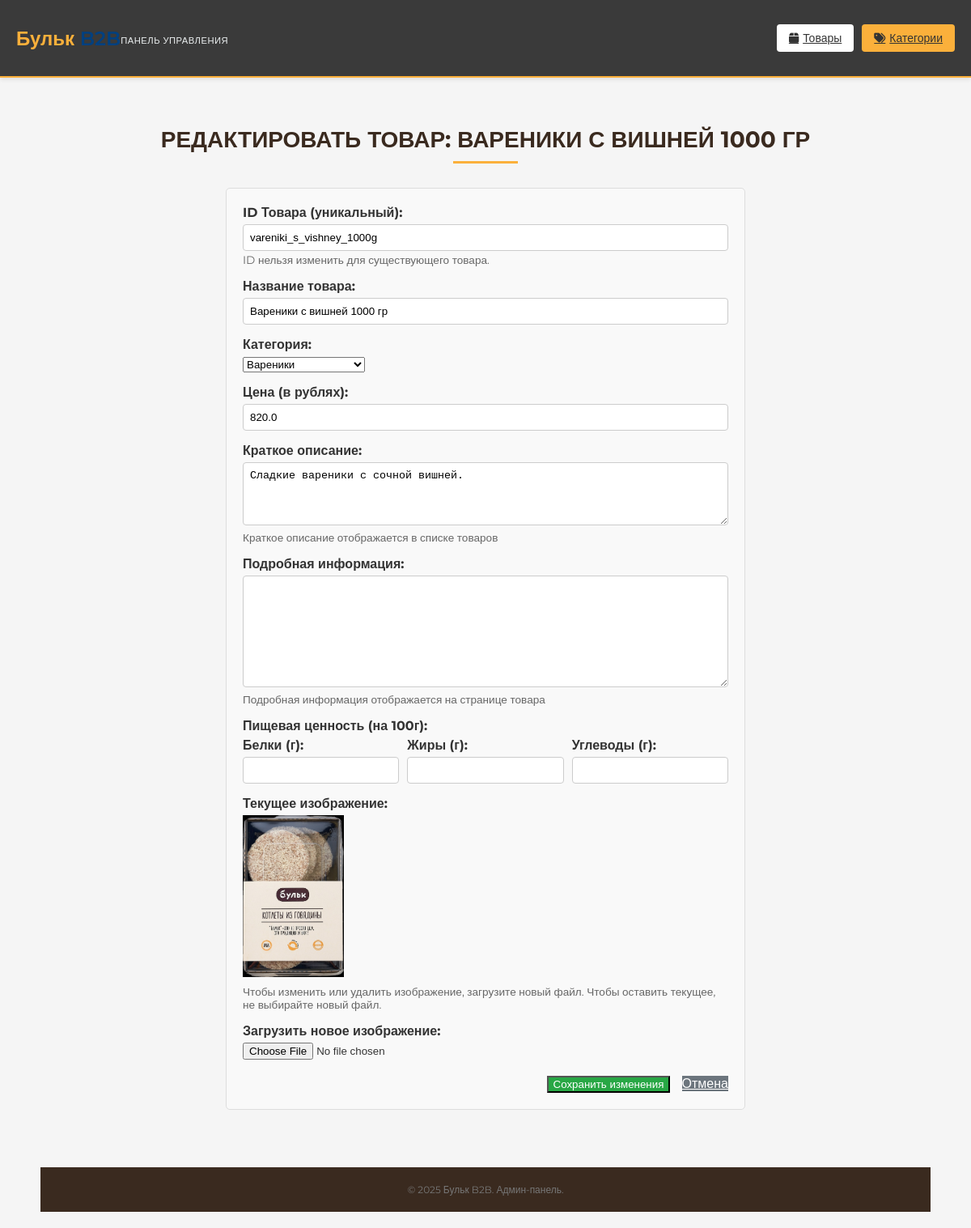
The app's page /admin/product/edit/vareniki_s_vishney_1000g (signed in) with its own data.
### app.py (models this page shows, shortened)
class Product(db.Model):
    __tablename__ = 'products'
    id = db.Column(db.String(20), primary_key=True)
    name = db.Column(db.String(200), nullable=False)
    price = db.Column(db.Float, nullable=False)
    description = db.Column(db.Text, nullable=True)
    detailed_info = db.Column(db.Text, nullable=True)  # Подробная информация о товаре
    proteins = db.Column(db.Float, nullable=True)  # Белки (г)
    fats = db.Column(db.Float, nullable=True)  # Жиры (г)
    carbs = db.Column(db.Float, nullable=True)  # Углеводы (г)
    image_url = db.Column(db.String(200), nullable=True)
    category_id = db.Column(db.Integer, db.ForeignKey('category.id'), nullable=False)
    category = db.relationship('Category', backref=db.backref('products', lazy='dynamic', cascade="all, delete-orphan"))

### app.py (the view, shortened to what this page needs)
@app.route('/admin/product/edit/<string:product_id>', methods=['GET', 'POST'])
@admin_required
def admin_edit_product(product_id):
    product_to_edit = db.session.get(Product, product_id)
    if not product_to_edit:
        flash(f"Товар с ID {product_id} не найден.", 'error')
        return redirect(url_for('admin_products_list'))
    all_categories = Category.query.order_by(Category.name).all()
    product_data_for_get = {
        'id': product_to_edit.id,
        'name': product_to_edit.name,
        'category_id': str(product_to_edit.category_id), # Для предвыбора в select
        'price': product_to_edit.price,
        'description': product_to_edit.description,
        'image_url': product_to_edit.image_url
    }
    return render_template('admin_product_form.html',
                           form_title=f"Редактировать товар: {product_to_edit.name}",
                           form_action=url_for('admin_edit_product', product_id=product_to_edit.id),
                           submit_button_text="Сохранить изменения",
                           product=product_data_for_get,
                           categories=all_categories)

### app.py (called while the page is built)
def admin_required(f):
    @wraps(f)
    def decorated_function(*args, **kwargs):
        if 'admin_logged_in' not in session:
            flash('Пожалуйста, войдите, чтобы получить доступ к этой странице.', 'warning')
            return redirect(url_for('admin_login', next=request.url))
        return f(*args, **kwargs)
    return decorated_function

@app.context_processor
def inject_now():
    return {'now': datetime.utcnow()}

@app.context_processor
def inject_cart_item_count():
    client_id = session.get('client_id')
    item_count = 0
    total_amount = 0
    if client_id:
        active_cart = Order.query.filter_by(client_id=client_id, status=CART_STATUS).first()
        if active_cart:
            item_count = sum(item.quantity for item in active_cart.items)
            total_amount = active_cart.total_amount
    else:
        session_cart = session.get('session_cart', {'items': [], 'total_amount': 0.0})
        item_count = sum(item['quantity'] for item in session_cart['items'])
        total_amount = session_cart['total_amount']
    return dict(cart_item_count=item_count, cart_total_amount=total_amount)

### templates/admin_product_form.html (shortened to what this page needs)
{% extends 'admin_base.html' %}
{% block admin_content %}
<h1 class="page-heading">{{ form_title }}</h1>
<form method="POST" action="{{ form_action }}" class="admin-form" enctype="multipart/form-data">
    <div class="form-group">
        <label for="id">ID Товара (уникальный):</label>
        <input type="text" id="id" name="id" value="{{ product.id if product else '' }}" required {% if product %}readonly{% endif %}>
        {% if product %}
        <small>ID нельзя изменить для существующего товара.</small>
        {% endif %}
    </div>
    <div class="form-group">
        <label for="name">Название товара:</label>
        <input type="text" id="name" name="name" value="{{ product.name if product else '' }}" required>
    </div>
    <div class="form-group">
        <label for="category_id">Категория:</label>
        <select id="category_id" name="category_id" class="form-control" required>
            {% for category in categories %}
                <option value="{{ category.id }}"
                        {% if product and product.category_id and product.category_id|string == category.id|string %}selected{% endif %}>
                    {{ category.name }}
                </option>
            {% endfor %}
        </select>
    </div>
    <div class="form-group">
        <label for="price">Цена (в рублях):</label>
        <input type="number" id="price" name="price" step="0.01" min="0" value="{{ product.price if product else '' }}" required>
    </div>
    <div class="form-group">
        <label for="description">Краткое описание:</label>
        <textarea id="description" name="description" rows="4">{{ product.description if product else '' }}</textarea>
        <small>Краткое описание отображается в списке товаров</small>
    </div>
    <div class="form-group">
        <label for="detailed_info">Подробная информация:</label>
        <textarea id="detailed_info" name="detailed_info" rows="8">{{ product.detailed_info if product else '' }}</textarea>
        <small>Подробная информация отображается на странице товара</small>
    </div>
    <div class="form-group">
        <label>Пищевая ценность (на 100г):</label>
        <div style="display: flex; gap: 10px;">
            <div style="flex: 1;">
                <label for="proteins">Белки (г):</label>
                <input type="number" id="proteins" name="proteins" step="0.1" min="0" value="{{ product.proteins if product and product.proteins else '' }}">
            </div>
            <div style="flex: 1;">
                <label for="fats">Жиры (г):</label>
                <input type="number" id="fats" name="fats" step="0.1" min="0" value="{{ product.fats if product and product.fats else '' }}">
            </div>
            <div style="flex: 1;">
                <label for="carbs">Углеводы (г):</label>
                <input type="number" id="carbs" name="carbs" step="0.1" min="0" value="{{ product.carbs if product and product.carbs else '' }}">
            </div>
        </div>
    </div>
    {% if product and product.image_url %}
    <div class="form-group">
        <label>Текущее изображение:</label>
        <img src="{{ url_for('static', filename=product.image_url) }}" alt="Текущее изображение" style="max-width: 200px; max-height: 200px; display: block; margin-bottom: 10px;">
        <small>Чтобы изменить или удалить изображение, загрузите новый файл. Чтобы оставить текущее, не выбирайте новый файл.</small>
    </div>
    {% endif %}
    <div class="form-group">
        <label for="image_file">Загрузить новое изображение:</label>
        <input type="file" id="image_file" name="image_file" accept="image/png, image/jpeg, image/gif">
    </div>
    <div class="form-actions">
        <button type="submit" class="admin-button save-button">{{ submit_button_text }}</button>
        <a href="{{ url_for('admin_products_list') }}" class="admin-button cancel-button">Отмена</a>
    </div>
</form>
{% endblock %}

### static/style.css (style rules this page uses)
body { margin: 0; font-family: 'Montserrat', sans-serif; background-color: #FFFFFF; color: #333333; display: flex; flex-direction: column; min-height: 100vh; }
.page-heading { color: #3A2A1F; font-size: 28px; font-weight: 700; text-align: center; margin-bottom: 30px; text-transform: uppercase; position: relative; padding-bottom: 10px; }
.page-heading::after { content: ''; display: block; width: 80px; height: 3px; background-color: #FBB03B; margin: 10px auto 0; }

### templates/admin_base.html (style rules this page uses)
body { margin: 0; padding: 0; font-family: 'Montserrat', sans-serif; background-color: #f5f5f5; }
.page-heading { padding: 0 15px; }

### templates/admin_product_form.html (style rules this page uses)
.admin-form { max-width: 600px; margin: 20px auto; padding: 20px; background-color: #f9f9f9; border: 1px solid #ddd; border-radius: 5px; }
.form-group { margin-bottom: 15px; }
.form-group label { display: block; margin-bottom: 5px; font-weight: bold; }
.form-group input[type="text"], .form-group input[type="number"], .form-group textarea { width: 100%; padding: 8px; border: 1px solid #ccc; border-radius: 4px; box-sizing: border-box; }
.form-group textarea { resize: vertical; }
.form-group small { display: block; margin-top: 3px; font-size: 0.85em; color: #666; }
.form-actions { margin-top: 20px; text-align: right; }
.admin-button.save-button { background-color: #28a745; color: white; }
.admin-button.cancel-button { background-color: #6c757d; color: white; margin-left: 10px; }

### records on screen
Product: id "vareniki_s_vishney_1000g", name "Вареники с вишней 1000 гр", price "820.0", description "Сладкие вареники с сочной вишней.", image_url (placeholder picture)

### other values on screen
{{ submit_button_text }} "Сохранить изменения"
form field category_id "Вареники"
